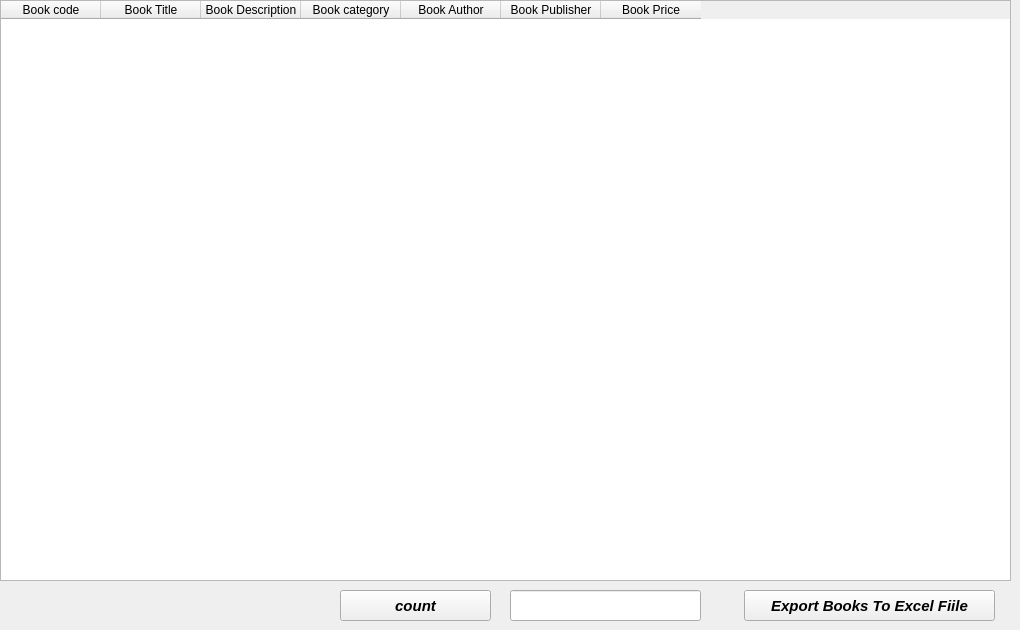
      <widget class="QWidget" name="tab_7">
       <attribute name="title">
        <string>All Books</string>
       </attribute>
       <widget class="QTableWidget" name="tableWidget_4">
        <property name="geometry">
         <rect>
          <x>0</x>
          <y>0</y>
          <width>1011</width>
          <height>581</height>
         </rect>
        </property>
        <column>
         <property name="text">
          <string>Book code</string>
         </property>
        </column>
        <column>
         <property name="text">
          <string>Book Title</string>
         </property>
        </column>
        <column>
         <property name="text">
          <string>Book Description</string>
         </property>
        </column>
        <column>
         <property name="text">
          <string>Book category</string>
         </property>
        </column>
        <column>
         <property name="text">
          <string>Book Author</string>
         </property>
        </column>
        <column>
         <property name="text">
          <string>Book Publisher</string>
         </property>
        </column>
        <column>
         <property name="text">
          <string>Book Price</string>
         </property>
        </column>
       </widget>
       <widget class="QPushButton" name="pushButton_26">
        <property name="geometry">
         <rect>
          <x>744</x>
          <y>590</y>
          <width>251</width>
          <height>31</height>
         </rect>
        </property>
        <property name="font">
         <font>
          <pointsize>11</pointsize>
          <weight>75</weight>
          <italic>true</italic>
          <bold>true</bold>
         </font>
        </property>
        <property name="text">
         <string>Export Books To Excel Fiile</string>
        </property>
       </widget>
       <widget class="QPushButton" name="pushButton_31">
        <property name="geometry">
         <rect>
          <x>340</x>
          <y>590</y>
          <width>151</width>
          <height>31</height>
         </rect>
        </property>
        <property name="font">
         <font>
          <family>Segoe UI</family>
          <pointsize>11</pointsize>
          <weight>75</weight>
          <italic>true</italic>
          <bold>true</bold>
         </font>
        </property>
        <property name="styleSheet">
         <string notr="true">
</string>
        </property>
        <property name="text">
         <string>count</string>
        </property>
       </widget>
       <widget class="QLineEdit" name="lineEdit_21">
        <property name="geometry">
         <rect>
          <x>510</x>
          <y>590</y>
          <width>191</width>
          <height>31</height>
         </rect>
        </property>
       </widget>
      </widget>
